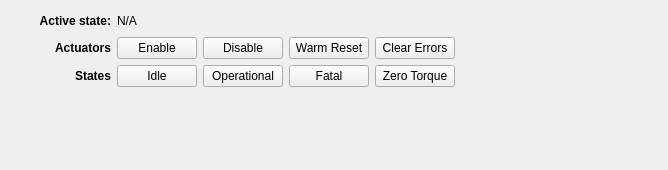
<?xml version="1.0" encoding="UTF-8"?>
<ui version="4.0">
 <class>AnymalLowLevelControllerPluginWidget</class>
 <widget class="QWidget" name="AnymalLowLevelControllerPluginWidget">
  <property name="enabled">
   <bool>true</bool>
  </property>
  <property name="geometry">
   <rect>
    <x>0</x>
    <y>0</y>
    <width>668</width>
    <height>170</height>
   </rect>
  </property>
  <property name="maximumSize">
   <size>
    <width>16777215</width>
    <height>16777215</height>
   </size>
  </property>
  <property name="windowTitle">
   <string>ANYmal Low Level Controller</string>
  </property>
  <layout class="QVBoxLayout" name="verticalLayout">
   <item>
    <layout class="QGridLayout" name="gridLayout_2">
     <item row="0" column="1">
      <widget class="QLabel" name="activeStateLabel">
       <property name="minimumSize">
        <size>
         <width>200</width>
         <height>0</height>
        </size>
       </property>
       <property name="maximumSize">
        <size>
         <width>200</width>
         <height>16777215</height>
        </size>
       </property>
       <property name="text">
        <string>N/A</string>
       </property>
      </widget>
     </item>
     <item row="0" column="0">
      <widget class="QLabel" name="activeState">
       <property name="sizePolicy">
        <sizepolicy hsizetype="Preferred" vsizetype="Preferred">
         <horstretch>0</horstretch>
         <verstretch>0</verstretch>
        </sizepolicy>
       </property>
       <property name="minimumSize">
        <size>
         <width>100</width>
         <height>0</height>
        </size>
       </property>
       <property name="maximumSize">
        <size>
         <width>100</width>
         <height>16777215</height>
        </size>
       </property>
       <property name="font">
        <font>
         <weight>75</weight>
         <bold>true</bold>
        </font>
       </property>
       <property name="text">
        <string>Active state:</string>
       </property>
       <property name="alignment">
        <set>Qt::AlignRight|Qt::AlignTrailing|Qt::AlignVCenter</set>
       </property>
      </widget>
     </item>
     <item row="0" column="2">
      <spacer name="horizontalSpacer_2">
       <property name="orientation">
        <enum>Qt::Horizontal</enum>
       </property>
       <property name="sizeHint" stdset="0">
        <size>
         <width>40</width>
         <height>20</height>
        </size>
       </property>
      </spacer>
     </item>
    </layout>
   </item>
   <item>
    <layout class="QGridLayout" name="gridLayout">
     <item row="0" column="2">
      <widget class="QPushButton" name="pushButtonDisable">
       <property name="text">
        <string>Disable</string>
       </property>
      </widget>
     </item>
     <item row="0" column="1">
      <widget class="QPushButton" name="pushButtonEnable">
       <property name="text">
        <string>Enable</string>
       </property>
      </widget>
     </item>
     <item row="0" column="3">
      <widget class="QPushButton" name="pushButtonWarmReset">
       <property name="text">
        <string>Warm Reset</string>
       </property>
      </widget>
     </item>
     <item row="0" column="4">
      <widget class="QPushButton" name="pushButtonClearErrors">
       <property name="text">
        <string>Clear Errors</string>
       </property>
      </widget>
     </item>
     <item row="1" column="1">
      <widget class="QPushButton" name="pushButtonIdle">
       <property name="text">
        <string>Idle</string>
       </property>
      </widget>
     </item>
     <item row="1" column="2">
      <widget class="QPushButton" name="pushButtonOperational">
       <property name="text">
        <string>Operational</string>
       </property>
      </widget>
     </item>
     <item row="1" column="3">
      <widget class="QPushButton" name="pushButtonFatal">
       <property name="text">
        <string>Fatal</string>
       </property>
      </widget>
     </item>
     <item row="1" column="4">
      <widget class="QPushButton" name="pushButtonZeroTorque">
       <property name="text">
        <string>Zero Torque</string>
       </property>
      </widget>
     </item>
     <item row="0" column="5">
      <spacer name="horizontalSpacer">
       <property name="orientation">
        <enum>Qt::Horizontal</enum>
       </property>
       <property name="sizeHint" stdset="0">
        <size>
         <width>40</width>
         <height>20</height>
        </size>
       </property>
      </spacer>
     </item>
     <item row="1" column="0">
      <widget class="QLabel" name="label_3">
       <property name="font">
        <font>
         <weight>75</weight>
         <bold>true</bold>
        </font>
       </property>
       <property name="layoutDirection">
        <enum>Qt::LeftToRight</enum>
       </property>
       <property name="text">
        <string>States</string>
       </property>
       <property name="alignment">
        <set>Qt::AlignRight|Qt::AlignTrailing|Qt::AlignVCenter</set>
       </property>
      </widget>
     </item>
     <item row="0" column="0">
      <widget class="QLabel" name="label_2">
       <property name="minimumSize">
        <size>
         <width>100</width>
         <height>0</height>
        </size>
       </property>
       <property name="font">
        <font>
         <weight>75</weight>
         <bold>true</bold>
        </font>
       </property>
       <property name="text">
        <string>Actuators</string>
       </property>
       <property name="alignment">
        <set>Qt::AlignRight|Qt::AlignTrailing|Qt::AlignVCenter</set>
       </property>
      </widget>
     </item>
    </layout>
   </item>
   <item>
    <spacer name="verticalSpacer">
     <property name="orientation">
      <enum>Qt::Vertical</enum>
     </property>
     <property name="sizeHint" stdset="0">
      <size>
       <width>20</width>
       <height>40</height>
      </size>
     </property>
    </spacer>
   </item>
  </layout>
 </widget>
 <resources/>
 <connections/>
</ui>
